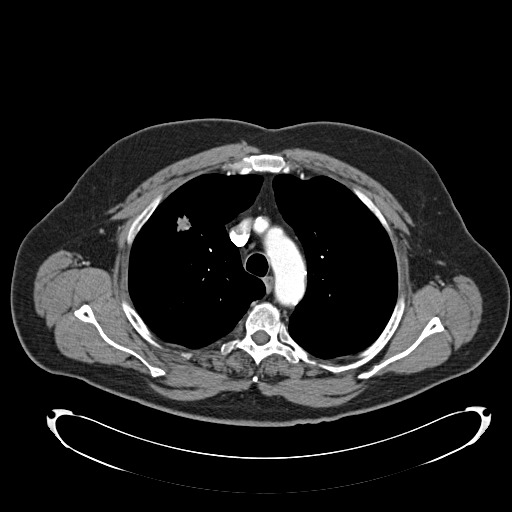
#> input picture CT-Scan Images/Cancerous raw images-jpg/Cancerous1.jpg, 512 x 512 px; its folder holds only this picture in this run
$ python preprocessing.py
#> lines starting #> are read from the running program, lines starting #| are printed output that depends on the picture
import os
import cv2
import numpy as np
from sklearn.model_selection import train_test_split

# Directory paths
cancerous_dir = 'CT-Scan Images/Cancerous raw images-jpg'
non_cancerous_dir = 'CT-Scan Images/Non-Cancerous raw images - jpg'

# Load images and labels
def load_images_and_labels(directories):
    images = []
    labels = []
    for directory in directories:
        for filename in os.listdir(directory):
            img = cv2.imread(os.path.join(directory, filename))
#> img is the input picture: shape (512, 512, 3); min 0, max 255, mean 31.7
            if img is not None:
                img = cv2.resize(img, (64, 64))  # Resize image
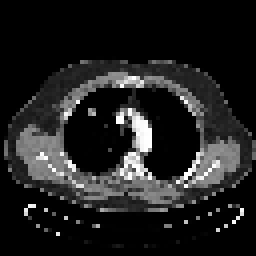
#> img: shape (64, 64, 3) (shown 4 times larger); min 0, max 255, mean 31.7
                images.append(img)
                if 'Non-Cancerous' in directory:
                    labels.append(0)
                else:
                    labels.append(1)
    return np.array(images), np.array(labels)

#> (the run stopped early here; a loop or call above may not have finished)
